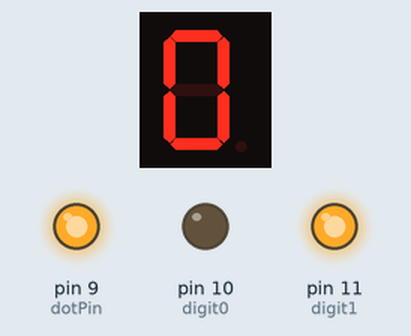
Bench run of a sketch on a simulated Arduino Uno, built with avr-gcc and run on an emulated ATmega328P. On the bench: 1-digit seven-segment display, output pins drawn as LEDs (lit = HIGH). Wiring (inferred from the names in the program): 1-digit 7-segment display, segments lit when HIGH: segments pin 0, pin 1, pin 2, pin 3, pin 4, pin 5, pin 6. The segment pins are drawn as the display they are named for; pins used as bus, display or sensor lines are not drawn.

Above: at 0.1 s.
At 2.1 s:
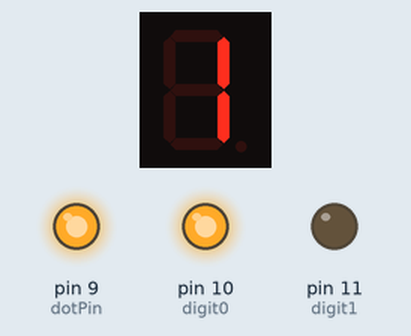
Timing chart, 0 to 129.5 s (numbered marks = the images above):
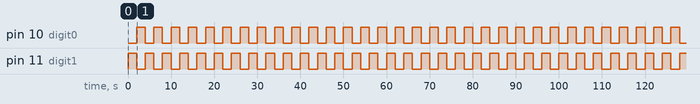

Measured:
- by itself, pin 10 (digit0), pin 11 (digit1): alternates HIGH for 2.0 s and LOW for 2.0 s
- by itself, everything shown: repeats every 4.0 s, in 3 steps

The sketch:

4.ino
```cpp
/* Seven segmen dengan multiplexing
* Arduino pin 7-segmen
* 2 a
* 3 b
* 4 c
* 5 d
* 6 e
* 7 f
* 8 g
* 9 dp (dot pin)
* 10 digit 0
* 11 digit 1
*/
byte digit0 = 10;
byte digit1 = 11;
byte dotPin = 9;
//inisialisasi pin 7 segmen dengan array
byte tujuhSegmenPin[ ] = {0,1,2,3,4,5,6};
// common katoda
byte tujuhSegmen [10] [7]=
{
 //a b c d e f g
 { 1,1,1,1,1,1,0 }, // = 0
 { 0,1,1,0,0,0,0 }, // = 1
 { 1,1,0,1,1,0,1 }, // = 2
 { 1,1,1,1,0,0,1 }, // = 3
 { 0,1,1,0,0,1,1 }, // = 4
 { 1,0,1,1,0,1,1 }, // = 5
 { 1,0,1,1,1,1,1 }, // = 6
 { 1,1,1,0,0,0,0 }, // = 7
 { 1,1,1,1,1,1,1 }, // = 8
 { 1,1,1,1,0,1,1 }, // = 9
};
void setup() {
 // put your setup code here, to run once:
 pinMode(dotPin, OUTPUT);
 pinMode(digit0, OUTPUT);
 pinMode(digit1, OUTPUT);
 for (int i=0; i<9; i++)
 {
 pinMode(tujuhSegmenPin[i], OUTPUT);
 }
digitalWrite(dotPin, HIGH);
digitalWrite(digit0, HIGH);
digitalWrite(digit1, HIGH);
}
//buat fungsi blok untuk menampilkan angka pada peraga segmen
void Angkasegmen (byte digit)
{
 byte pin = 0;
 for (byte i=0; i<9; i++)
 {
 digitalWrite(pin, tujuhSegmen[digit] [i]);
 ++pin;
 }
}
void loop() {
 //kita akan menampilkan angka

//teknik multiplexing menampilkan angka pertama
 digitalWrite(digit0, LOW); //aktifkan digit0
 Angkasegmen (0); //kirim angka 5 ke segmen
 delay(2000); //tunda 500 mS
 digitalWrite(digit0, HIGH); //non-aktifkan digit0

//menampilkan angka kedua di digit
 digitalWrite(digit1, LOW); //Aktifkan digit1
 Angkasegmen (1); //kirim angka 6
 delay(2000);
 digitalWrite(digit1,HIGH);
}
```
